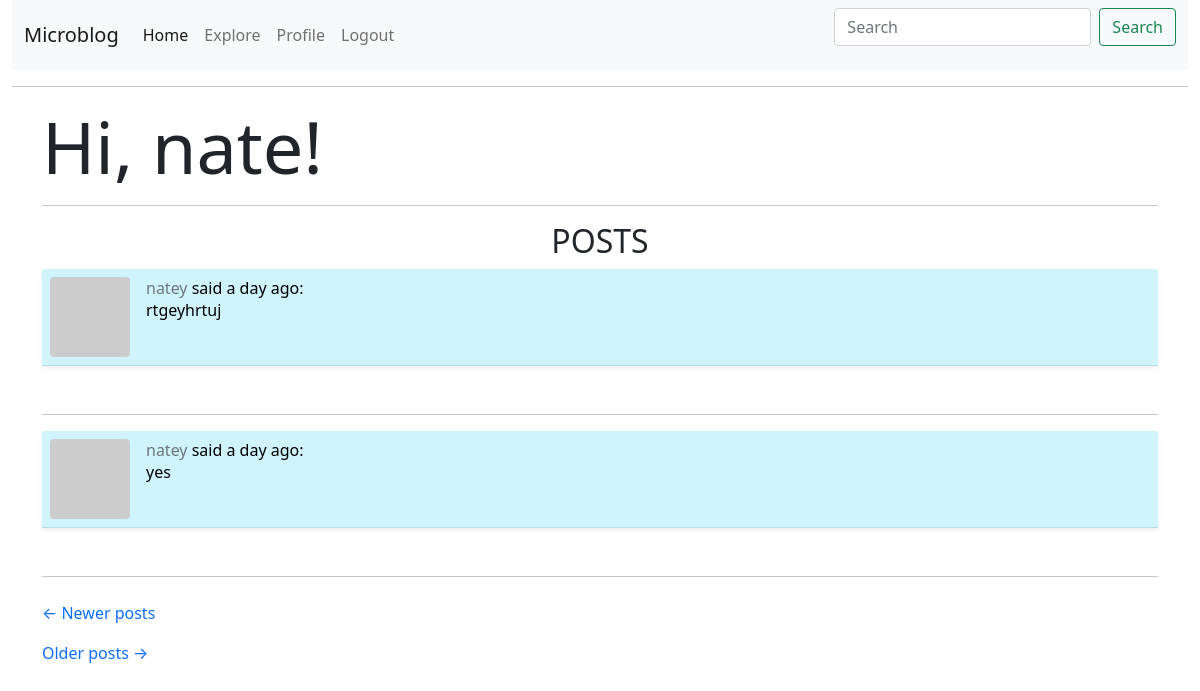
The page /explore (signed in) on the database its author committed.
### app/models.py (models this page shows, shortened)
class User(UserMixin, db.Model):
    id = db.Column(db.Integer, primary_key=True)
    username = db.Column(db.String(64), index=True, unique=True)
    email = db.Column(db.String(120), index=True, unique=True)
    password_hash = db.Column(db.String(128))
    tasks = db.relationship('Task', backref='author', lazy='dynamic')
    about_me = db.Column(db.String(140))
    last_seen = db.Column(db.DateTime, default=datetime.utcnow)
    followed = db.relationship(
        'User', secondary=followers,
        primaryjoin=(followers.c.follower_id == id),
        secondaryjoin=(followers.c.followed_id == id),
        backref=db.backref('followers', lazy='dynamic'), lazy='dynamic')
    def avatar(self, size):
        digest = md5(self.email.lower().encode('utf-8')).hexdigest()
        return 'https://www.gravatar.com/avatar/{}?d=identicon&s={}'.format(
            digest, size
        )

class Task(db.Model):
    id = db.Column(db.Integer, primary_key=True)
    body = db.Column(db.String(140))
    timestamp = db.Column(db.DateTime, index=True, default=datetime.utcnow)
    user_id = db.Column(db.Integer, db.ForeignKey('user.id'))

### app/routes.py (the view)
@app.route('/explore')
@login_required
def explore():
    page = request.args.get('page', 1, type=int)
    tasks = Task.query.order_by(Task.timestamp.desc()).paginate(
        page, app.config['POSTS_PER_PAGE'], False)
    next_url = url_for('explore', page=tasks.next_num) \
        if tasks.has_next else None
    prev_url = url_for('explore', page=tasks.prev_num) \
        if tasks.has_prev else None
    return render_template('index.html', title='Explore', tasks=tasks.items,
                           next_url=next_url, prev_url=prev_url)

### app/models.py (called while the page is built)
@login.user_loader
def load_user(id):
    return User.query.get(int(id))

### app/routes.py (called while the page is built)
@app.before_request
def before_request():
    if current_user.is_authenticated:
        current_user.last_seen = datetime.utcnow()
        db.session.commit()

### app/templates/index.html (shortened to what this page needs)
{% extends "base.html" %}
{% block app_content  %}
    <h1 class="display-2">Hi, {{ current_user.username }}!</h1>
    <hr>
    <p class="text-center h2">POSTS</p>
    {% for task in tasks %}
        {% include '_post.html' %}
    {% endfor %}
    <nav aria-label="...">
        <ul class="navbar-nav me-auto mb-2 mb-lg-0 pager">
            <li class="text-decoration-none link-secondary previous{% if not prev_url %} disabled{% endif %}">
                <a class="nav-link" href="{{ prev_url or '#' }}">
                    <span aria-hidden="true">&larr;</span> Newer posts
                </a>
            </li>
            <li class="text-decoration-none link-secondary next{% if not next_url %} disabled{% endif %}">
                <a class="nav-link" href="{{ next_url or '#' }}">
                    Older posts <span aria-hidden="true">&rarr;</span>
                </a>
            </li>
        </ul>
    </nav>
{% endblock %}

### app/templates/_post.html
{% block app_content %}
     <table class="table table-info shadow-sm p-3 mb-5 bg-body rounded">
        <tr valign="top">
            <td width="70px">
                 <a href="{{ url_for('user', username=task.author.username) }}">
                    <img class="rounded float-start" src="{{ task.author.avatar(70) }}" />
                </a>
            <td>
                <a class="text-decoration-none link-secondary"
                        href="{{ url_for('user', username=task.author.username) }}">
                    {{ task.author.username }}
                </a>
                said {{ moment(task.timestamp).fromNow() }}:
            <br>
            <p class="font-weight-bold">
                {{ task.body }}
            </p>
            </td>
        </tr>
    </table>
    <hr>
{% endblock %}

### rows shown on the page
User: username "nate"
Task: author.username "natey", timestamp "a day ago", body "rtgeyhrtuj"
Task: author.username "natey", timestamp "a day ago", body "yes"
